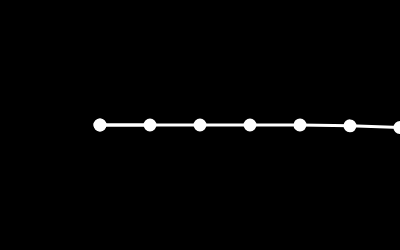
Frame 1 (no input)
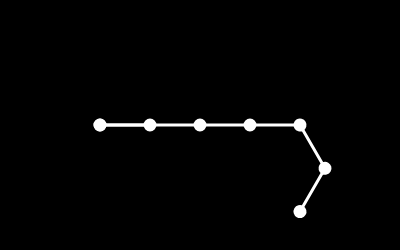
Frame 60 (no input)
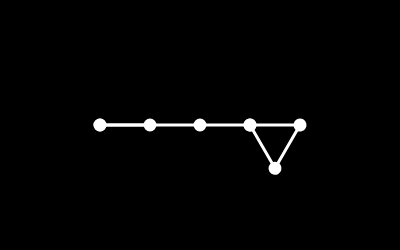
Frame 120 (the mouse pressed at the canvas centre since frame 60)

The p5.js sketch that drew these frames (run headless with seeded random() and noise() and a simulated clock; from frame 60 on, the mouse is pressed at the canvas centre):

// p5.js sketch
// ── sketch.js
function setup() {
  createCanvas(400, 250);
}

function draw() {
  background(0);
  angleMode(DEGREES);
  fill(255);
  stroke(255);
  strokeWeight(3);
  
  translate(100,height/2); //f position
  
  ellipse(0,0,10);
  rotate(0);
  line(0,0,50,0);
  
  arm();
  arm();
  arm();
  arm();
  rotate(frameCount)
  arm();
  rotate(frameCount)
  ellipse(0,0,10);
  line(0,0,50,0);
  translate(50,0);
  ellipse(0,0,10);
  
  
  
  
  
  
  
  

  
}
function arm(){
  
 ellipse(0,0,10);
 line(0,0,50,0);
  translate(50,0);
}
function s(x, y, a) {
  //push();
  translate(x, y);
  rotate(a);
  smiley();
  //();
}

function smiley() {

  //draw head
  fill(255, 255, 0);
  ellipse(0, 0, 75, 75);

  //draw eyes
  fill(0);
  ellipse(12, -13, 10, 25);
  ellipse(-13, -13, 10, 25);

  //draw smile
  noFill();
  arc(0, -4, 62, 62, 20, 160);

  //Draw Center
  fill(255, 0, 0);
  // ellipse(0,0,3);


}

function mark() {
  push();
  strokeWeight(3);
  stroke(255, 0, 0);
  line(0, 0, 0, 100); //Red = +Y

  stroke(0, 0, 255);
  line(0, 0, 100, 0); //Blue = +X

  stroke(0, 255, 0);
  fill(0, 255, 0);
  ellipse(0, 0, 5);

  translate(20, 20);
  noStroke();
  fill(255);
  rect(0, 0, 40, 40);
  pop();
}
